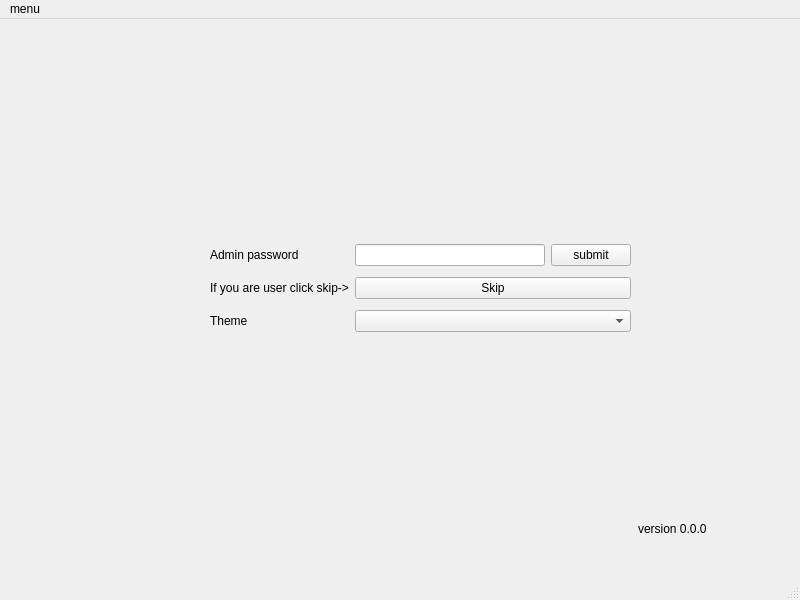
<?xml version="1.0" encoding="UTF-8"?>
<ui version="4.0">
 <class>MainWindow</class>
 <widget class="QMainWindow" name="MainWindow">
  <property name="geometry">
   <rect>
    <x>0</x>
    <y>0</y>
    <width>800</width>
    <height>600</height>
   </rect>
  </property>
  <property name="windowTitle">
   <string>MainWindow</string>
  </property>
  <property name="locale">
   <locale language="English" country="UnitedKingdom"/>
  </property>
  <widget class="QWidget" name="centralwidget">
   <widget class="QWidget" name="gridLayoutWidget">
    <property name="geometry">
     <rect>
      <x>210</x>
      <y>220</y>
      <width>421</width>
      <height>101</height>
     </rect>
    </property>
    <layout class="QGridLayout" name="gridLayout">
     <item row="1" column="0">
      <widget class="QLabel" name="label_2">
       <property name="text">
        <string>If you are user click skip-&gt;</string>
       </property>
      </widget>
     </item>
     <item row="0" column="1">
      <layout class="QHBoxLayout" name="horizontalLayout">
       <item>
        <widget class="QLineEdit" name="lineEdit"/>
       </item>
       <item>
        <widget class="QPushButton" name="pushButton">
         <property name="text">
          <string>submit</string>
         </property>
        </widget>
       </item>
      </layout>
     </item>
     <item row="0" column="0">
      <widget class="QLabel" name="label">
       <property name="text">
        <string>Admin password</string>
       </property>
      </widget>
     </item>
     <item row="1" column="1">
      <widget class="QPushButton" name="startButton">
       <property name="text">
        <string>Skip</string>
       </property>
      </widget>
     </item>
     <item row="2" column="0">
      <widget class="QLabel" name="label_3">
       <property name="text">
        <string>Theme</string>
       </property>
      </widget>
     </item>
     <item row="2" column="1">
      <widget class="QComboBox" name="comboBox"/>
     </item>
    </layout>
   </widget>
   <widget class="QLabel" name="label_4">
    <property name="geometry">
     <rect>
      <x>638</x>
      <y>500</y>
      <width>121</width>
      <height>20</height>
     </rect>
    </property>
    <property name="text">
     <string>version 0.0.0</string>
    </property>
   </widget>
  </widget>
  <widget class="QMenuBar" name="menubar">
   <property name="geometry">
    <rect>
     <x>0</x>
     <y>0</y>
     <width>800</width>
     <height>24</height>
    </rect>
   </property>
   <widget class="QMenu" name="menumenu">
    <property name="locale">
     <locale language="English" country="UnitedKingdom"/>
    </property>
    <property name="title">
     <string>menu</string>
    </property>
    <addaction name="actioncontact_us"/>
    <addaction name="actionhelp"/>
    <addaction name="separator"/>
    <addaction name="actionquit"/>
   </widget>
   <addaction name="menumenu"/>
  </widget>
  <widget class="QStatusBar" name="statusbar"/>
  <action name="actioncontact_us">
   <property name="text">
    <string>contact us</string>
   </property>
  </action>
  <action name="actionhelp">
   <property name="text">
    <string>help</string>
   </property>
  </action>
  <action name="actionquit">
   <property name="text">
    <string>quit</string>
   </property>
  </action>
 </widget>
 <resources/>
 <connections/>
</ui>
